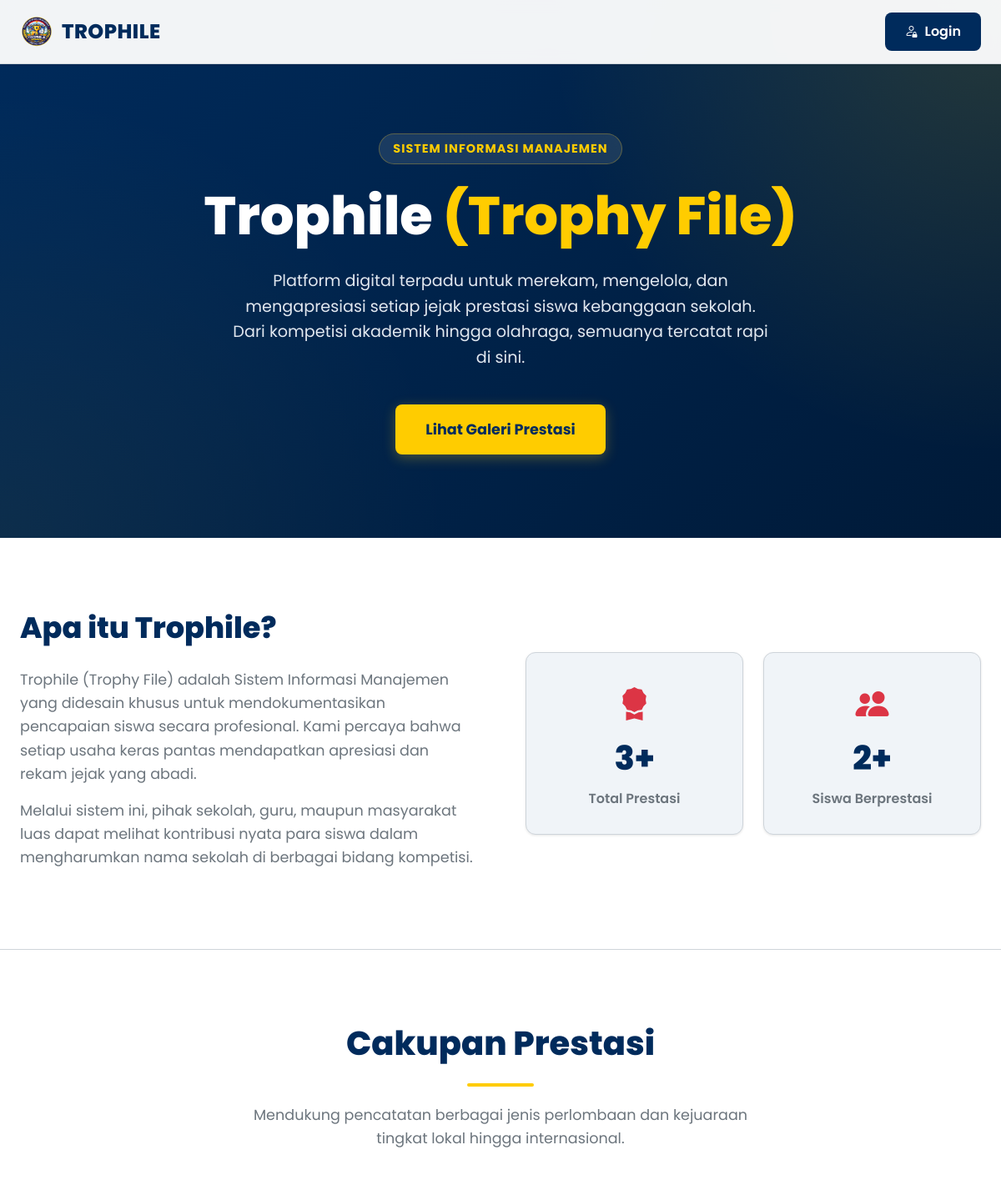
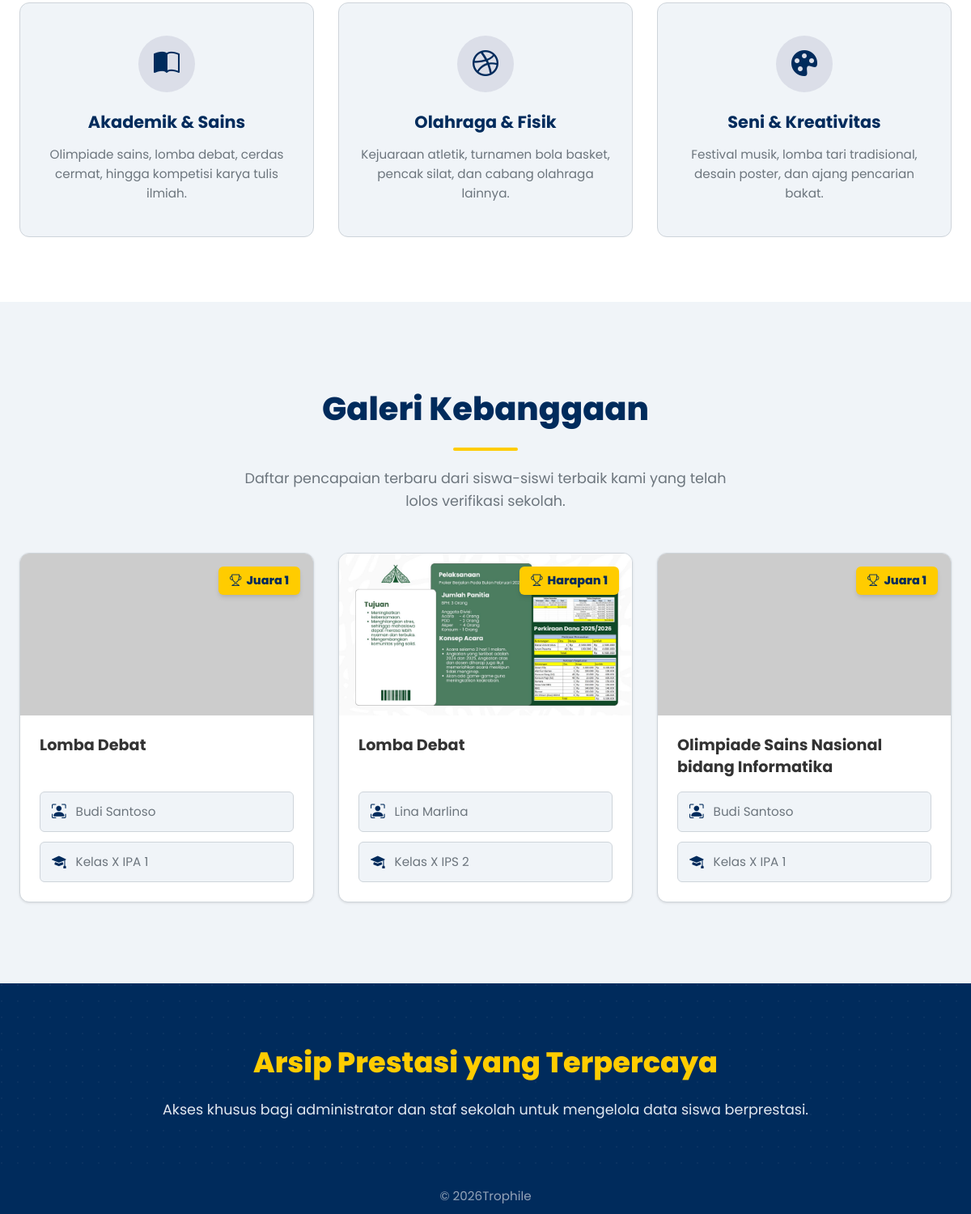
The page / on the database its author committed (2 pictures, top to bottom).
### tables this page shows
CREATE TABLE `prestasi` (
  `id_prestasi` int(11) NOT NULL,
  `nisn` varchar(20) DEFAULT NULL,
  `nip_guru` varchar(20) DEFAULT NULL,
  `nip_admin` varchar(20) DEFAULT NULL,
  `nama_lomba` varchar(150) NOT NULL,
  `kategori` varchar(50) DEFAULT NULL,
  `tingkat` varchar(50) DEFAULT NULL,
  `peringkat` varchar(50) NOT NULL,
  `tahun` int(4) DEFAULT NULL,
  `tanggal_pelaksanaan` date NOT NULL,
  `file_sertifikat` varchar(255) NOT NULL,
  `file_trofi` varchar(255) DEFAULT NULL,
  `status_data` enum('Pending','Approved','Rejected') DEFAULT 'Pending',
  `alasan_tolak` text DEFAULT NULL,
  `status` enum('Pending','Approved','Rejected') DEFAULT 'Pending'
);

CREATE TABLE `siswa` (
  `nisn` varchar(20) NOT NULL,
  `nama_siswa` varchar(100) NOT NULL,
  `kelas` varchar(50) NOT NULL,
  `password` varchar(255) NOT NULL,
  `status` enum('Aktif','Lulus','Pindah','Keluar','Non-Aktif') DEFAULT 'Aktif'
);

### core.php (called while the page is built, shortened)
<?php
function e($string) {
    return htmlspecialchars($string, ENT_QUOTES, 'UTF-8');
}
function db_query($conn, $sql, $types = "", ...$params) {
    $stmt = mysqli_prepare($conn, $sql);
    if (!mysqli_stmt_execute($stmt)) {
        die("Execute Error: " . mysqli_stmt_error($stmt));
    }
    $result = mysqli_stmt_get_result($stmt);
    if ($result !== false) {
        return $result;
    }
    $affected = mysqli_stmt_affected_rows($stmt);
    return $affected;
}
?>

### index.php (the view, shortened to what this page needs)
<?php
require 'koneksi.php';
$q_galeri = db_query($conn, "SELECT p.*, s.nama_siswa, s.kelas FROM prestasi p JOIN siswa s ON p.nisn = s.nisn WHERE p.status_data = 'Approved' ORDER BY p.tanggal_pelaksanaan DESC LIMIT 6");
$q_total = db_query($conn, "SELECT COUNT(*) as total FROM prestasi WHERE status_data = 'Approved'");
$total_prestasi = 0;
if($q_total && mysqli_num_rows($q_total) > 0) {
    $row_total = mysqli_fetch_assoc($q_total);
    $total_prestasi = $row_total['total'];
}
$q_siswa = db_query($conn, "SELECT COUNT(DISTINCT nisn) as total_siswa FROM prestasi WHERE status_data = 'Approved'");
$total_siswa = 0;
if($q_siswa && mysqli_num_rows($q_siswa) > 0) {
    $row_siswa = mysqli_fetch_assoc($q_siswa);
    $total_siswa = $row_siswa['total_siswa'];
}
?>
<!DOCTYPE html>
<html lang="id">
<head>
    <link href="https://cdn.jsdelivr.net/npm/bootstrap-icons@1.10.5/font/bootstrap-icons.css" rel="stylesheet">
    <link rel="stylesheet" href="assets/css/index.css">
</head>
<body>
    <nav class="navbar">
        <div class="container nav-container">
            <a href="#" class="brand">
                <img src="assets/images/logo.png" alt="Logo Trophile" height="40"> TROPHILE
            </a>
            <div class="nav-links">
                <a href="login.php" class="btn-login"><i class="bi bi-person-lock"></i> Login</a>
            </div>
        </div>
    </nav>
    <header class="hero">
        <div class="hero-content">
            <span class="badge">Sistem Informasi Manajemen</span>
            <h1>Trophile <span>(Trophy File)</span></h1>
            <p>Platform digital terpadu untuk merekam, mengelola, dan mengapresiasi setiap jejak prestasi siswa kebanggaan sekolah. Dari kompetisi akademik hingga olahraga, semuanya tercatat rapi di sini.</p>
            <a href="#gallery" class="btn-primary">Lihat Galeri Prestasi</a>
        </div>
    </header>
    <section class="info-section">
        <div class="container">
            <div class="info-grid">
                <div class="info-content">
                    <h2>Apa itu Trophile?</h2>
                    <p>Trophile (Trophy File) adalah Sistem Informasi Manajemen yang didesain khusus untuk mendokumentasikan pencapaian siswa secara profesional. Kami percaya bahwa setiap usaha keras pantas mendapatkan apresiasi dan rekam jejak yang abadi.</p>
                    <p>Melalui sistem ini, pihak sekolah, guru, maupun masyarakat luas dapat melihat kontribusi nyata para siswa dalam mengharumkan nama sekolah di berbagai bidang kompetisi.</p>
                </div>
                <div class="stats-grid">
                    <div class="stat-card">
                        <i class="bi bi-award-fill"></i>
                        <div class="stat-number"><?php echo $total_prestasi; ?>+</div>
                        <div class="stat-label">Total Prestasi</div>
                    </div>
                    <div class="stat-card">
                        <i class="bi bi-people-fill"></i>
                        <div class="stat-number"><?php echo $total_siswa; ?>+</div>
                        <div class="stat-label">Siswa Berprestasi</div>
                    </div>
                </div>
            </div>
        </div>
    </section>
    <section class="features-section">
        <div class="container">
            <div class="section-header">
                <h2>Cakupan Prestasi</h2>
                <div class="divider"></div>
                <p>Mendukung pencatatan berbagai jenis perlombaan dan kejuaraan tingkat lokal hingga internasional.</p>
            </div>
            <div class="feature-grid">
                <div class="feature-box">
                    <div class="feature-icon"><i class="bi bi-book-half"></i></div>
                    <h3>Akademik & Sains</h3>
                    <p>Olimpiade sains, lomba debat, cerdas cermat, hingga kompetisi karya tulis ilmiah.</p>
                </div>
                <div class="feature-box">
                    <div class="feature-icon"><i class="bi bi-dribbble"></i></div>
                    <h3>Olahraga & Fisik</h3>
                    <p>Kejuaraan atletik, turnamen bola basket, pencak silat, dan cabang olahraga lainnya.</p>
                </div>
                <div class="feature-box">
                    <div class="feature-icon"><i class="bi bi-palette-fill"></i></div>
                    <h3>Seni & Kreativitas</h3>
                    <p>Festival musik, lomba tari tradisional, desain poster, dan ajang pencarian bakat.</p>
                </div>
            </div>
        </div>
    </section>
    <main id="gallery" class="gallery-section">
        <div class="container">
            <div class="section-header">
                <h2>Galeri Kebanggaan</h2>
                <div class="divider"></div>
                <p>Daftar pencapaian terbaru dari siswa-siswi terbaik kami yang telah lolos verifikasi sekolah.</p>
            </div>
            <div class="gallery-grid">
                <?php while ($row = mysqli_fetch_assoc($q_galeri)) { ?>
                    <div class="achievement-card">
                        <div class="card-image">
                            <img src="assets/uploads/<?php echo e($row['file_sertifikat']); ?>" alt="Dokumentasi <?php echo e($row['nama_lomba']); ?>" onerror="this.onerror=null; this.src='https://via.placeholder.com/400x300?text=Dokumentasi+Lomba';">
                            <div class="rank-badge">
                                <i class="bi bi-trophy"></i> <?php echo e($row['peringkat']); ?>
                            </div>
                        </div>
                        <div class="card-content">
                            <h3 class="achievement-title"><?php echo e($row['nama_lomba']); ?></h3>
                            <div class="info-group">
                                <div class="student-info">
                                    <i class="bi bi-person-bounding-box"></i>
                                    <span><?php echo e($row['nama_siswa']); ?></span>
                                </div>
                                <div class="class-info">
                                    <i class="bi bi-mortarboard-fill"></i>
                                    <span>Kelas <?php echo e($row['kelas']); ?></span>
                                </div>
                            </div>
                        </div>
                    </div>
                <?php } ?>
            </div>
        </div>
    </main>
    <section class="cta-section">
        <div class="container cta-container">
            <h2>Arsip Prestasi yang Terpercaya</h2>
            <p>Akses khusus bagi administrator dan staf sekolah untuk mengelola data siswa berprestasi.</p>
        </div>
    </section>
    <footer class="footer">
        <div class="container">
            <p>&copy; <?php echo date("Y"); ?>Trophile</p>
        </div>
    </footer>
</body>
</html>

### rows shown on the page
prestasi: peringkat "Juara 1", nama_lomba "Lomba Debat", nisn.nama_siswa "Budi Santoso", nisn.kelas "X IPA 1"
prestasi: file_sertifikat (picture), peringkat "Harapan 1", nama_lomba "Lomba Debat", nisn.nama_siswa "Lina Marlina", nisn.kelas "X IPS 2"
prestasi: peringkat "Juara 1", nama_lomba "Olimpiade Sains Nasional bidang Informatika", nisn.nama_siswa "Budi Santoso", nisn.kelas "X IPA 1"

### other values the page prints
$total_prestasi "3"
$total_siswa "2"
